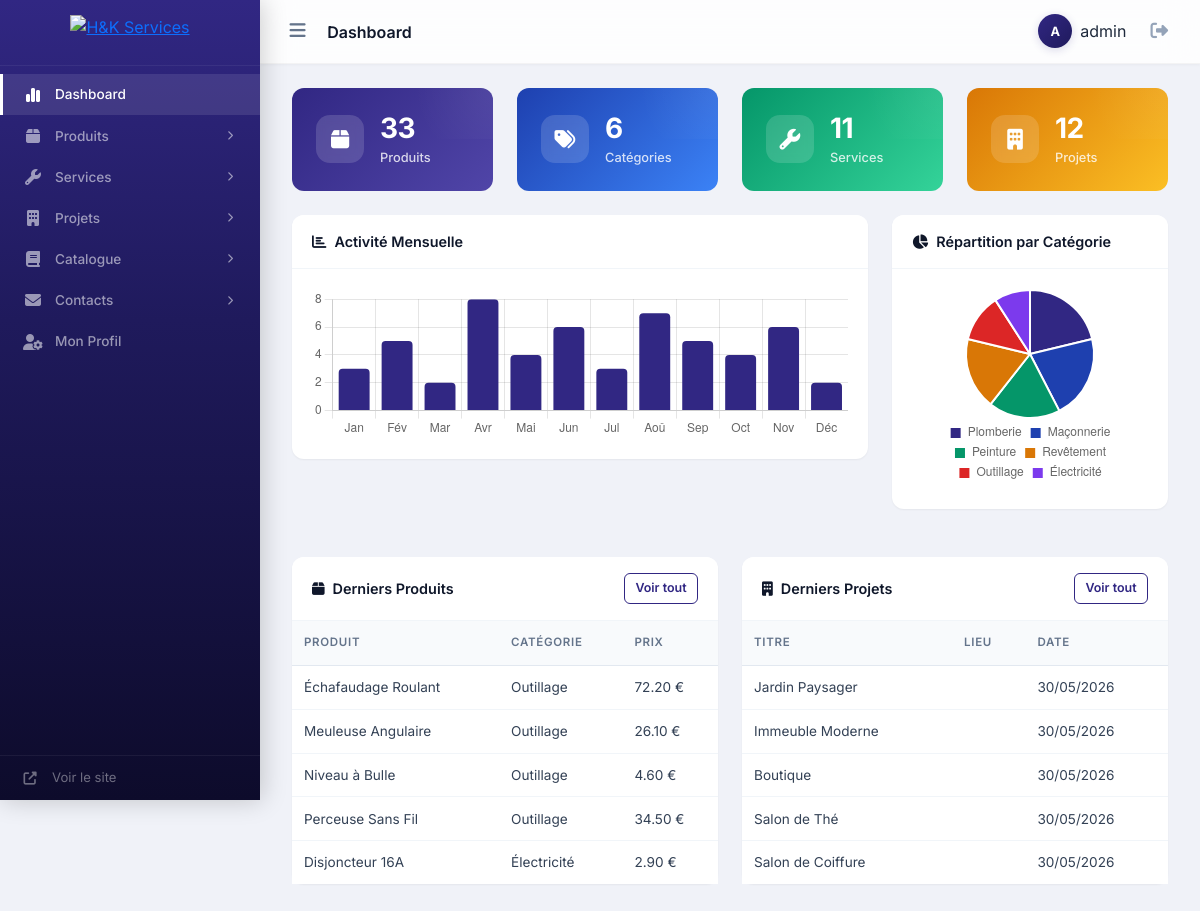
Page /admin/dashboard.php (signed in) on the committed database.
### tables this page shows
CREATE TABLE `products` (
  `id` int(11) NOT NULL AUTO_INCREMENT,
  `category_id` int(11) NOT NULL,
  `name` varchar(255) NOT NULL,
  `slug` varchar(255) NOT NULL,
  `description` text DEFAULT NULL,
  `price_eur` decimal(10,2) NOT NULL DEFAULT 0.00,
  `image` varchar(255) DEFAULT NULL,
  `badge_type` enum('none','nouveau','promotion','populaire') DEFAULT 'none',
  `colors` longtext DEFAULT NULL CHECK (json_valid(`colors`)),
  `featured` tinyint(1) DEFAULT 0,
  `active` tinyint(1) DEFAULT 1,
  `order_index` int(11) DEFAULT 0,
  `created_at` datetime DEFAULT current_timestamp(),
  `updated_at` datetime DEFAULT current_timestamp() ON UPDATE current_timestamp(),
  PRIMARY KEY (`id`),
  UNIQUE KEY `slug` (`slug`),
  KEY `category_id` (`category_id`),
  CONSTRAINT `products_ibfk_1` FOREIGN KEY (`category_id`) REFERENCES `categories` (`id`) ON DELETE CASCADE
);

CREATE TABLE `categories` (
  `id` int(11) NOT NULL AUTO_INCREMENT,
  `name` varchar(100) NOT NULL,
  `slug` varchar(100) NOT NULL,
  `icon` varchar(10) DEFAULT '?',
  `description` text DEFAULT NULL,
  `order_index` int(11) DEFAULT 0,
  `created_at` datetime DEFAULT current_timestamp(),
  `updated_at` datetime DEFAULT current_timestamp() ON UPDATE current_timestamp(),
  PRIMARY KEY (`id`),
  UNIQUE KEY `slug` (`slug`)
);

CREATE TABLE `projects` (
  `id` int(11) NOT NULL AUTO_INCREMENT,
  `title` varchar(255) NOT NULL,
  `slug` varchar(255) NOT NULL,
  `category` varchar(100) DEFAULT 'amenagement',
  `project_number` varchar(50) DEFAULT NULL,
  `description` text DEFAULT NULL,
  `location` varchar(255) DEFAULT NULL,
  `surface` varchar(50) DEFAULT NULL,
  `client` varchar(255) DEFAULT NULL,
  `thumbnail` varchar(255) DEFAULT NULL,
  `images` longtext DEFAULT NULL CHECK (json_valid(`images`)),
  `active` tinyint(1) DEFAULT 1,
  `order_index` int(11) DEFAULT 0,
  `created_at` datetime DEFAULT current_timestamp(),
  `updated_at` datetime DEFAULT current_timestamp() ON UPDATE current_timestamp(),
  PRIMARY KEY (`id`),
  UNIQUE KEY `slug` (`slug`)
);

### includes/helpers.php (called while the page is built, shortened)
<?php
function sanitize($input): string {
    return htmlspecialchars(trim((string)$input), ENT_QUOTES, 'UTF-8');
}

### admin/dashboard.php (the view, shortened to what this page needs)
<?php
require_once __DIR__ . '/partials/header.php';
$db = getDB();
$stats = [
    'products'   => $db->query("SELECT COUNT(*) FROM products")->fetchColumn(),
    'categories' => $db->query("SELECT COUNT(*) FROM categories")->fetchColumn(),
    'services'   => $db->query("SELECT COUNT(*) FROM services WHERE active=1")->fetchColumn(),
    'projects'   => $db->query("SELECT COUNT(*) FROM projects WHERE active=1")->fetchColumn(),
];
$catDist = $db->query("SELECT c.name, COUNT(p.id) as cnt FROM categories c LEFT JOIN products p ON p.category_id=c.id GROUP BY c.id ORDER BY cnt DESC")->fetchAll();
$recentProducts = $db->query("SELECT p.id, p.name, p.price_eur as price, c.name as cat FROM products p LEFT JOIN categories c ON c.id=p.category_id ORDER BY p.id DESC LIMIT 5")->fetchAll();
$recentProjects = $db->query("SELECT id, title, location, created_at FROM projects WHERE active=1 ORDER BY id DESC LIMIT 5")->fetchAll();
?>
<div class="row g-4 mb-4">
    <div class="col-md-3 col-6">
        <div class="stat-card" style="background:linear-gradient(135deg,#312783,#5045a8)">
            <div class="stat-icon"><i class="fas fa-box"></i></div>
            <div><div class="stat-number"><?= $stats['products'] ?></div><div class="stat-label">Produits</div></div>
        </div>
    </div>
    <div class="col-md-3 col-6">
        <div class="stat-card" style="background:linear-gradient(135deg,#1e40af,#3b82f6)">
            <div class="stat-icon"><i class="fas fa-tags"></i></div>
            <div><div class="stat-number"><?= $stats['categories'] ?></div><div class="stat-label">Catégories</div></div>
        </div>
    </div>
    <div class="col-md-3 col-6">
        <div class="stat-card" style="background:linear-gradient(135deg,#059669,#34d399)">
            <div class="stat-icon"><i class="fas fa-wrench"></i></div>
            <div><div class="stat-number"><?= $stats['services'] ?></div><div class="stat-label">Services</div></div>
        </div>
    </div>
    <div class="col-md-3 col-6">
        <div class="stat-card" style="background:linear-gradient(135deg,#d97706,#fbbf24)">
            <div class="stat-icon"><i class="fas fa-building"></i></div>
            <div><div class="stat-number"><?= $stats['projects'] ?></div><div class="stat-label">Projets</div></div>
        </div>
    </div>
</div>
<div class="row g-4 mb-4">
    <div class="col-lg-8">
        <div class="card">
            <div class="card-header"><i class="fas fa-chart-bar me-2"></i>Activité Mensuelle</div>
            <div class="card-body chart-container"><canvas id="barChart"></canvas></div>
        </div>
    </div>
    <div class="col-lg-4">
        <div class="card">
            <div class="card-header"><i class="fas fa-chart-pie me-2"></i>Répartition par Catégorie</div>
            <div class="card-body chart-container" style="height:240px"><canvas id="pieChart"></canvas></div>
        </div>
    </div>
</div>
<div class="row g-4">
    <div class="col-lg-6">
        <div class="card">
            <div class="card-header d-flex justify-content-between align-items-center">
                <span><i class="fas fa-box me-2"></i>Derniers Produits</span>
                <a href="<?= BASE_PATH ?>/admin/products/index.php" class="btn btn-sm btn-outline-brand">Voir tout</a>
            </div>
            <div class="card-body p-0">
                <div class="table-responsive">
                    <table class="table table-hover mb-0">
                        <thead><tr><th>Produit</th><th>Catégorie</th><th>Prix</th></tr></thead>
                        <tbody>
                            <?php foreach ($recentProducts as $p): ?>
                            <tr><td><?= sanitize($p['name']) ?></td><td><?= sanitize($p['cat']) ?></td><td><?= number_format($p['price'], 2) ?> €</td></tr>
                            <?php endforeach; ?>
                        </tbody>
                    </table>
                </div>
            </div>
        </div>
    </div>
    <div class="col-lg-6">
        <div class="card">
            <div class="card-header d-flex justify-content-between align-items-center">
                <span><i class="fas fa-building me-2"></i>Derniers Projets</span>
                <a href="<?= BASE_PATH ?>/admin/projects/index.php" class="btn btn-sm btn-outline-brand">Voir tout</a>
            </div>
            <div class="card-body p-0">
                <div class="table-responsive">
                    <table class="table table-hover mb-0">
                        <thead><tr><th>Titre</th><th>Lieu</th><th>Date</th></tr></thead>
                        <tbody>
                            <?php foreach ($recentProjects as $p): ?>
                            <tr><td><?= sanitize($p['title']) ?></td><td><?= sanitize($p['location']) ?></td><td><?= date('d/m/Y', strtotime($p['created_at'])) ?></td></tr>
                            <?php endforeach; ?>
                        </tbody>
                    </table>
                </div>
            </div>
        </div>
    </div>
</div>
<script>
const catLabels = <?= json_encode(array_map(fn($r) => $r['name'], $catDist)) ?>;
const catData = <?= json_encode(array_map(fn($r) => (int)$r['cnt'], $catDist)) ?>;
new Chart(document.getElementById('barChart'), {
    type: 'bar',
    data: { labels: ['Jan','Fév','Mar','Avr','Mai','Jun','Jul','Aoû','Sep','Oct','Nov','Déc'], datasets: [{ label: 'Nouveaux produits', data: [3,5,2,8,4,6,3,7,5,4,6,2], backgroundColor: '#312783', borderRadius: 4 }] },
    options: { responsive: true, maintainAspectRatio: false, plugins: { legend: { display: false } } }
});
new Chart(document.getElementById('pieChart'), {
    type: 'pie',
    data: { labels: catLabels, datasets: [{ data: catData, backgroundColor: ['#312783','#1e40af','#059669','#d97706','#dc2626','#7c3aed','#0891b2'] }] },
    options: { responsive: true, maintainAspectRatio: false, plugins: { legend: { position: 'bottom', labels: { boxWidth: 12, padding: 8 } } } }
});
</script>
<?php require_once __DIR__ . '/partials/footer.php'; ?>

### admin/assets/admin.css (style rules this page uses)
:root { --brand: #312783; --brand-dark: #1f1a5c; --brand-deeper: #0d0b2b; --brand-light: #e8e6f7; --brand-glow: rgba(49, 39, 131, .18); --sidebar-w: 260px; --sidebar-collapsed-w: 68px; --topbar-h: 64px; --radius: 12px; --radius-sm: 8px; --radius-xs: 6px; --shadow-sm: 0 1px 2px rgba(0,0,0,.05); --shadow-md: 0 4px 12px rgba(0,0,0,.07); --shadow-lg: 0 12px 40px rgba(0,0,0,.1); --transition: .25s cubic-bezier(.4,0,.2,1); }
*, *::before, *::after { box-sizing: border-box; }
body { font-family: 'Inter', -apple-system, BlinkMacSystemFont, sans-serif; background: #f0f2f8; overflow-x: hidden; color: #1e293b; -webkit-font-smoothing: antialiased; }
.card { border: none; border-radius: var(--radius); box-shadow: var(--shadow-sm); margin-bottom: 1.5rem; transition: box-shadow var(--transition), transform .2s; }
.card-header { background: #fff; border-bottom: 1px solid #f1f5f9; padding: 1rem 1.25rem; font-weight: 600; font-size: .9rem; color: #0f172a; border-radius: var(--radius) var(--radius) 0 0 !important; }
.card-body { padding: 1.25rem; }
.stat-card { border-radius: var(--radius); padding: 1.5rem; display: flex; align-items: center; gap: 1rem; color: #fff; transition: transform .25s, box-shadow .3s; cursor: default; position: relative; overflow: hidden; }
.stat-card::after { content: ''; position: absolute; top: -50%; right: -50%; width: 100%; height: 100%; background: radial-gradient(circle, rgba(255,255,255,.06), transparent 70%); pointer-events: none; }
.stat-card .stat-icon { width: 48px; height: 48px; border-radius: 14px; background: rgba(255,255,255,.15); display: flex; align-items: center; justify-content: center; font-size: 1.3rem; flex-shrink: 0; backdrop-filter: blur(4px); }
.stat-card .stat-number { font-size: 1.75rem; font-weight: 700; line-height: 1.2; letter-spacing: -.02em; }
.stat-card .stat-label { font-size: .8rem; opacity: .8; margin-top: 2px; font-weight: 500; }
.table { margin-bottom: 0; }
.table th { font-weight: 600; font-size: .72rem; text-transform: uppercase; letter-spacing: .06em; color: #64748b; border-bottom: 1px solid #e2e8f0; padding: .85rem .75rem; background: #f8fafc; white-space: nowrap; }
.table td { vertical-align: middle; font-size: .85rem; padding: .7rem .75rem; color: #334155; border-bottom: 1px solid #f1f5f9; }
.table tbody tr { transition: background .15s; }
.table tbody tr:last-child td { border-bottom: none; }
.btn-outline-brand { color: var(--brand); border: 1.5px solid var(--brand); border-radius: var(--radius-sm); font-weight: 600; font-size: .8rem; padding: .4rem .85rem; transition: all .2s; text-decoration: none; display: inline-flex; align-items: center; gap: .35rem; background: transparent; cursor: pointer; font-family: 'Inter', sans-serif; }
.btn-sm { border-radius: var(--radius-xs); padding: .3rem .65rem; font-size: .78rem; }

### rows in the picture
products: name "Échafaudage Roulant", category.name "Outillage", price_eur "72.20"
products: name "Meuleuse Angulaire", category.name "Outillage", price_eur "26.10"
products: name "Niveau à Bulle", category.name "Outillage", price_eur "4.60"
products: name "Perceuse Sans Fil", category.name "Outillage", price_eur "34.50"
products: name "Disjoncteur 16A", category.name "Électricité", price_eur "2.90"
projects: title "Jardin Paysager", created_at "30/05/2026"
projects: title "Immeuble Moderne", created_at "30/05/2026"
projects: title "Boutique", created_at "30/05/2026"
projects: title "Salon de Thé", created_at "30/05/2026"
projects: title "Salon de Coiffure", created_at "30/05/2026"

### other values in the picture
$pageTitle "Dashboard"
substr(adminName(), 0, 1) "A"
adminName() "admin"
$stats['products'] "33"
$stats['categories'] "6"
$stats['services'] "11"
$stats['projects'] "12"
chart data {{ json_encode(array_map(fn($r) => (int)$r['cnt'], $catDist)) }} [7,7,6,6,4,3]
